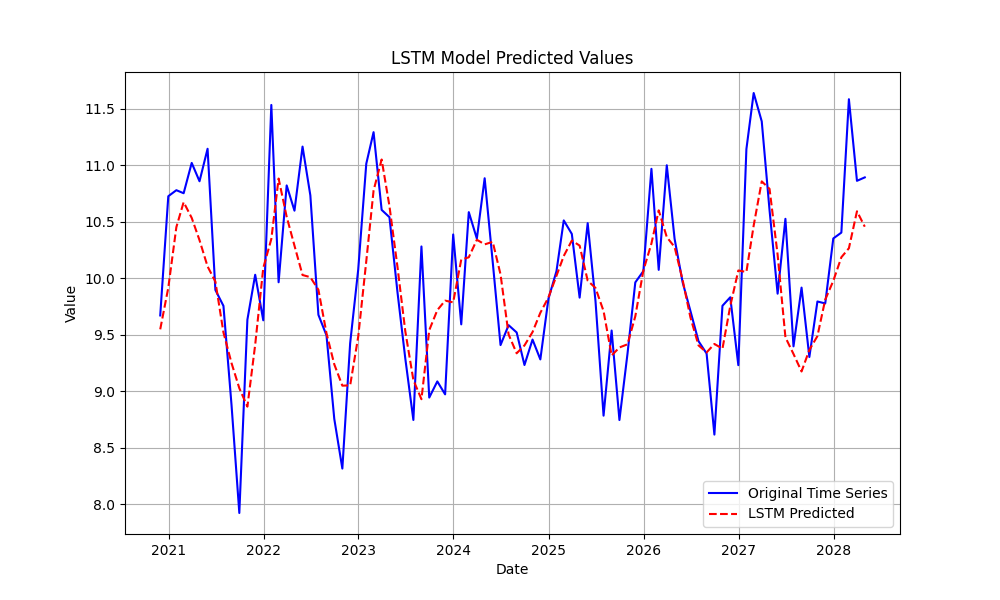

Source code (Python):
import numpy as np
import pandas as pd
import matplotlib.pyplot as plt
from sklearn.preprocessing import MinMaxScaler
from tensorflow.keras.models import Sequential
from tensorflow.keras.layers import LSTM, Dense

# Example time series data (replace with your actual dataset)
np.random.seed(0)
date_range = pd.date_range(start='2020-01-01', periods=100, freq='M')
data = 10 + 0.8 * np.sin(2 * np.pi * date_range.month /
                        12) + np.random.normal(0, 0.5, 100)
time_series = pd.Series(data, index=date_range)

# Normalize the data to a range of 0-1
scaler = MinMaxScaler(feature_range=(0, 1))
scaled_data = scaler.fit_transform(time_series.values.reshape(-1, 1))

# Prepare the dataset for LSTM (e.g., use the last 10 time steps to predict the next value)


def create_dataset(data, time_step=10):
    X, y = [], []
    for i in range(len(data) - time_step):
        X.append(data[i:(i + time_step), 0])
        y.append(data[i + time_step, 0])
    return np.array(X), np.array(y)


time_step = 10
X, y = create_dataset(scaled_data, time_step)
# Reshape for LSTM input [samples, time steps, features]
X = X.reshape(X.shape[0], X.shape[1], 1)

# Build the LSTM model
model = Sequential()
model.add(LSTM(50, return_sequences=True, input_shape=(time_step, 1)))
model.add(LSTM(50, return_sequences=False))
model.add(Dense(25))
model.add(Dense(1))

# Compile the model
model.compile(optimizer='adam', loss='mean_squared_error')

# Train the model
model.fit(X, y, epochs=20, batch_size=1, verbose=1)

# Predict future values
predicted = model.predict(X)
# Inverse scaling to original values
predicted = scaler.inverse_transform(predicted)

# Plotting the original and predicted time series
plt.figure(figsize=(10, 6))
plt.plot(time_series.index[time_step:], time_series.values[time_step:],
        label='Original Time Series', color='blue')
plt.plot(time_series.index[time_step:], predicted,
        label='LSTM Predicted', color='red', linestyle='--')
plt.title('LSTM Model Predicted Values')
plt.xlabel('Date')
plt.ylabel('Value')
plt.legend()
plt.grid(True)
plt.show()
